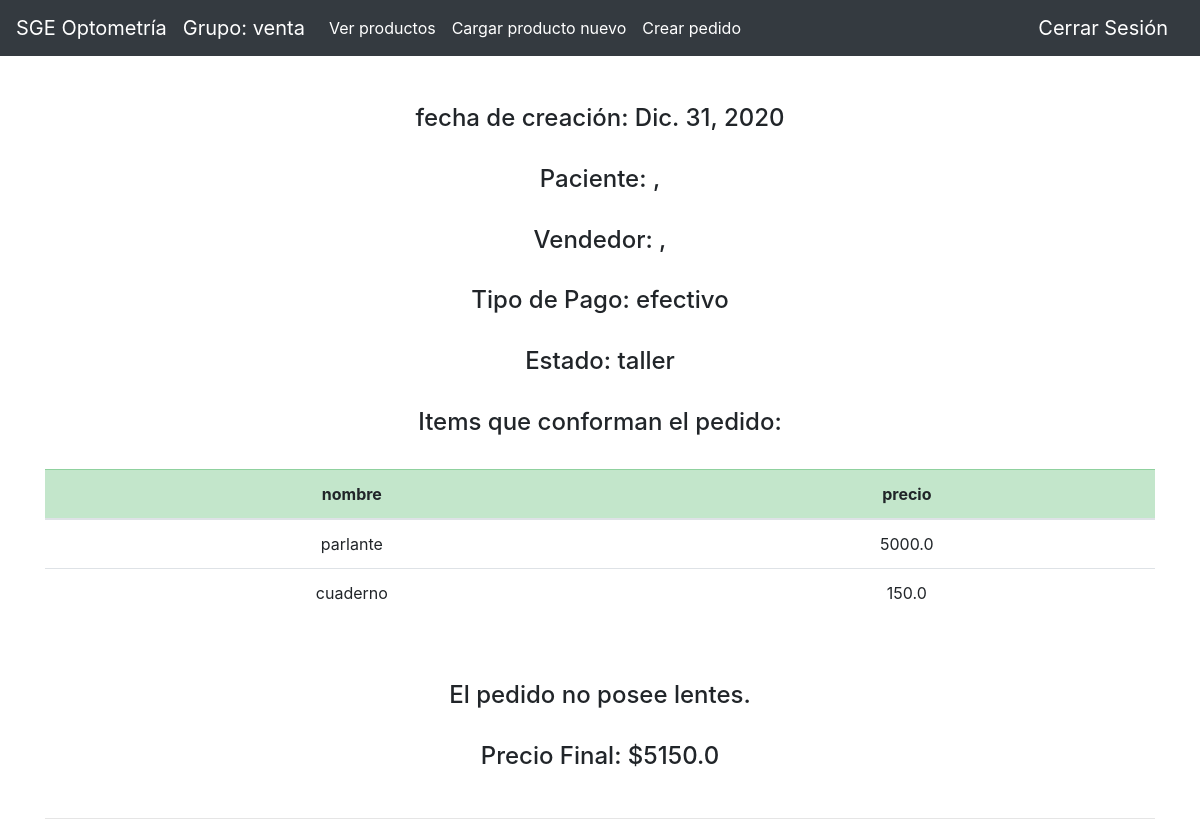
/optometria/pedido/60/detalle (signed in), run on an earlier commit of the app's database.
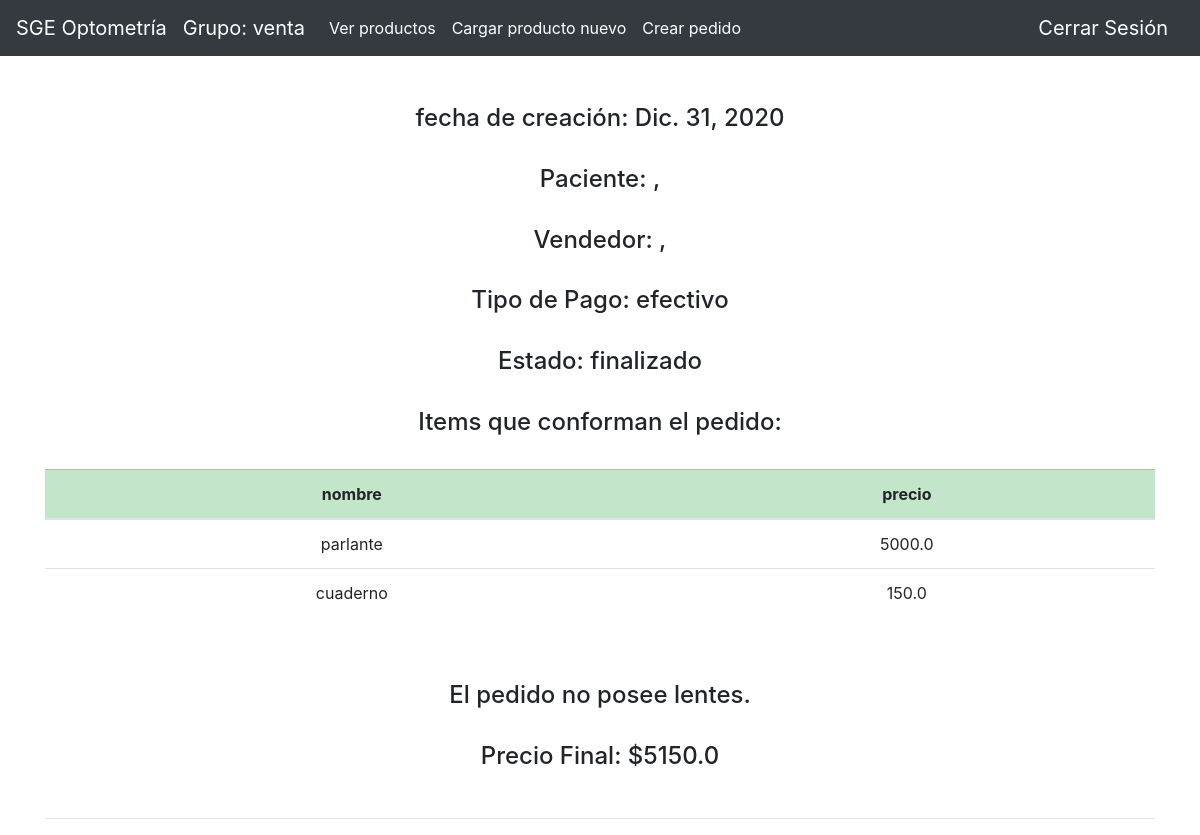
And on a later commit of the database.
### optometria/models.py (models this page shows)
class Pedido(models.Model):
    tipo_pago = [
        ("credito","Tarjeta de Crédito"),
        ("debito","Tarjeta de Débito"),
        ("virtual","Billetera Virtual"),
        ("efectivo","Efectivo")
    ]
    estado_pedido = [
        ("pendiente","Pendiente"),
        ("pedido","Pedido"),
        ("taller","Taller"),
        ("finalizado","Finalizado")
    ]
    items = models.ManyToManyField(Producto)
    paciente = models.ForeignKey(settings.AUTH_USER_MODEL, on_delete=models.CASCADE, related_name='Pedido_paciente')
    tipo_de_pago = models.CharField(max_length=10, choices=tipo_pago, default='efectivo')
    estado = models.CharField(max_length=12, choices=estado_pedido, default='pendiente')
    fecha = models.DateField(auto_now_add=False, auto_now= False, blank=False)
    vendedor = models.ForeignKey(settings.AUTH_USER_MODEL, on_delete=models.CASCADE, related_name='pedido_vendedor')
    precio = models.FloatField()

### optometria/views.py (the view)
# urls.py: path('pedido/<int:id>/detalle', views.detalle_pedido, name='detalle_pedido'),
def detalle_pedido(request, id):
    pedido = Pedido.objects.get(id=id)
    paciente = User.objects.get(id=pedido.paciente.id)
    items = Producto.objects.filter(pedido=id)
    vendedor = User.objects.get(id=pedido.vendedor.id)
    try:
        lente = Lente.objects.get(pedido=id)
    except ObjectDoesNotExist:
        lente = None
    if lente != None:
        precio_final = pedido.precio + lente.precio
    else:
        precio_final = pedido.precio
    return render(request, 'optometria/detalle_pedido.html',{
        'grupo': request.user.rol,
        'pedido': Pedido.objects.get(id=id),
        'lente': lente,
        'paciente':paciente,
        'items':items,
        'vendedor':vendedor,
        'precio_final': precio_final,
        })

### optometria/templates/optometria/detalle_pedido.html (shortened to what this page needs)
{% extends "optometria/new_layout.html" %}
{% block body %}
{% if grupo == "venta" %}
<br>
<h4><center>fecha de creación: {{pedido.fecha}}</center></h4>
<br>
<h4><center>Paciente: {{paciente.first_name}}, {{paciente.last_name}}</center></h4>
<br>
<h4><center>Vendedor: {{vendedor.first_name}}, {{vendedor.last_name}}</center></h4>
<br>
<h4><center>Tipo de Pago: {{pedido.tipo_de_pago}}</center></h4>
<br>
<h4><center>Estado: {{pedido.estado}}</center></h4>
<br>
<h4><center>Items que conforman el pedido:</center></h4>
<br>
    <div class="table-responsive">
        <table class="table table-hover">
            <thead>
                <tr class="table-success">
                    <th scope="col"><center>nombre</center></th>
                    <th scope="col"><center>precio</center></th>
                </tr>
            </thead>
            <tbody>
            {% for item in items %}
                <tr>
                    <td><center>{{item.nombre}}</center></td>
                    <td><center>{{item.precio}}</center></td>
                    </tr>
            {% endfor %}
            </tbody>
        </table>
    </div>
<br>
{% if lente != None %}
<h4><center>Lente</center></h4>
<br>
    <div class="table-responsive">
        <table class="table table-hover">
            <thead>
                <tr class="table-success">
                    <th scope="col"><center>Distancia</center></th>
                    <th scope="col"><center>Lado</center></th>
                    <th scope="col"><center>Con armazón</center></th>
                    <th scope="col"><center>Precio</center></th>
                </tr>
            </thead>
            <tbody>
                <tr>
                    <td><center>{{lente.distancia}}</center></td>
                    <td><center>{{lente.lado}}</center></td>
                    {% if lente.armazon %}
                        <td><center>Si</center></td>
                    {% else %}
                        <td><center>No</center></td>
                    {% endif %}
                    <td><center>{{lente.precio}}</center></td>
                    </tr>
            </tbody>
        </table>
    </div>
{% else %}
<br>
<h4><center>El pedido no posee lentes.</center></h4>
<br>
{% endif %}
<h4><center>Precio Final: ${{precio_final}}</center></h4>
<br>
<hr>
{% endif %}
{% endblock %}

What changed in the data, as far as the page shows it:
changed Pedido "efectivo": estado "taller" → "finalizado"
